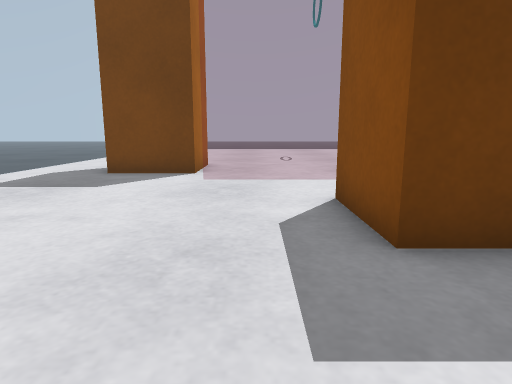
[1] (above)

16 first-person views from a walk through a robot-simulator world made for Gazebo. The camera is 0.23 m above the floor, tilts 10° down and sees 75° across. The floor is counted in squares, 0.2 m on a side. Each view is taken from the middle of a square. On the plan, view 1 faces up. The plan holds only what a view shows up to about 13 squares ahead; the rest is blank. The place goes on beyond the plan. The robots in the file are not drawn.

[2]
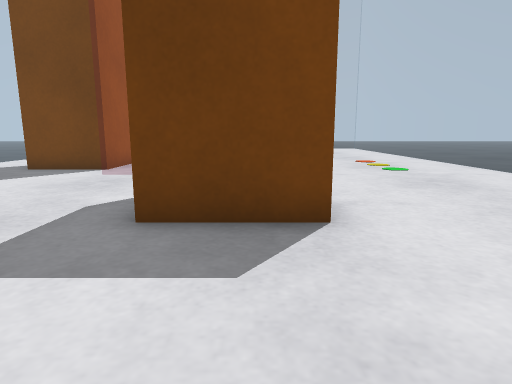

[3]
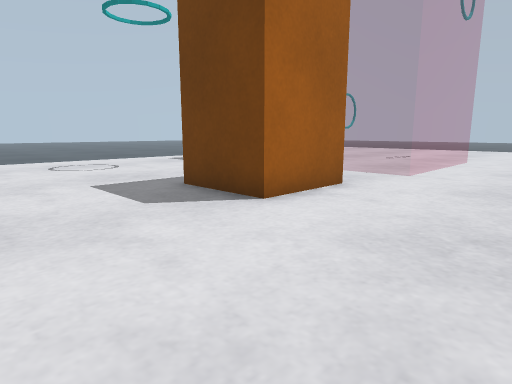

[4]
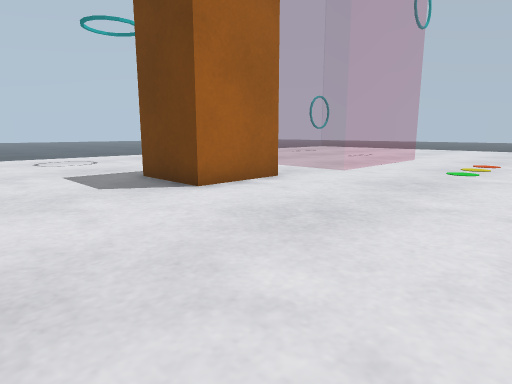

[5]
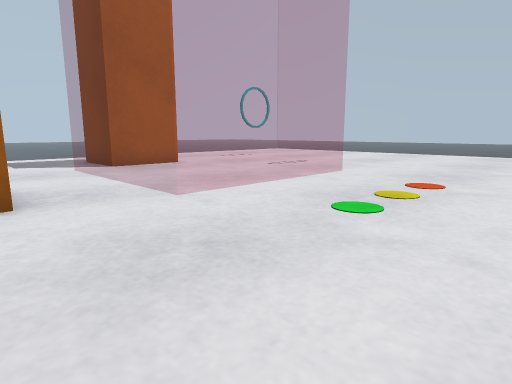

[6]
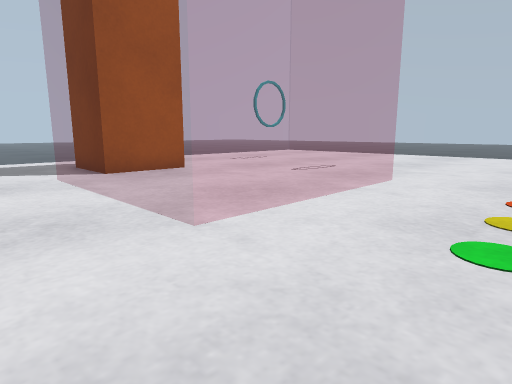

[7]
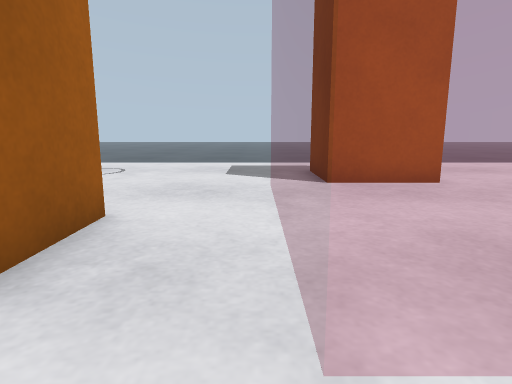

[8]
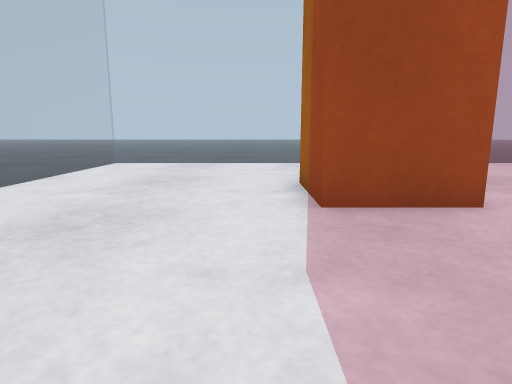

[9]
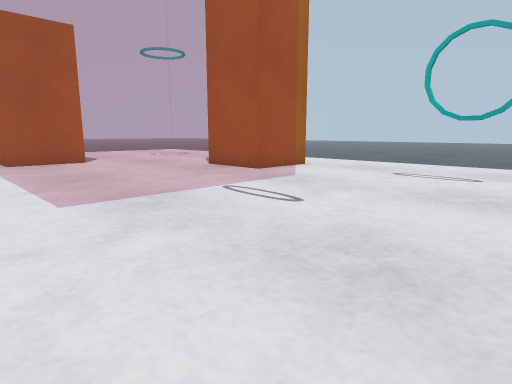

[10]
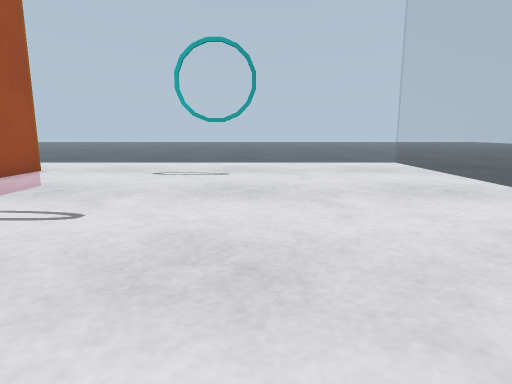

[11]
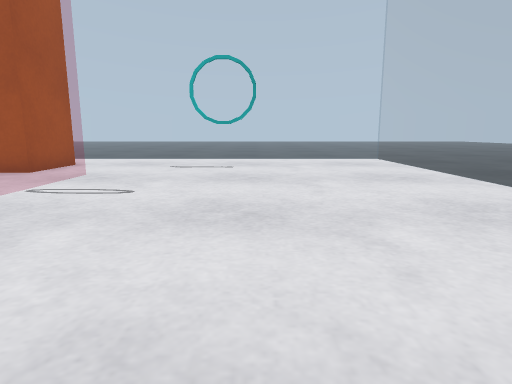

[12]
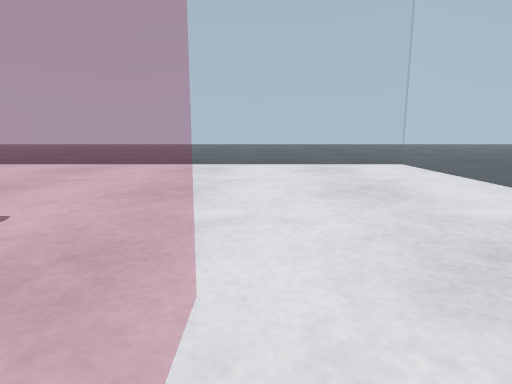

[13]
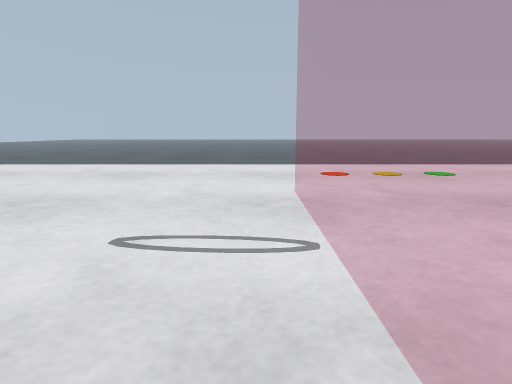

[14]
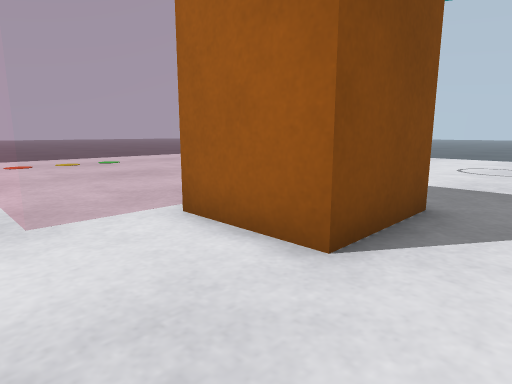

[15]
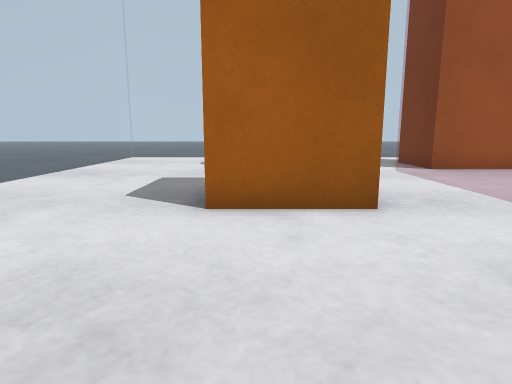

[16]
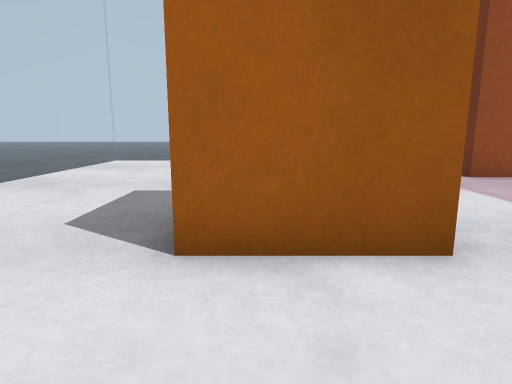

### Floor plan
Key: @ floor where view 1 was taken; . floor; = window, fence, low wall or low ledge; B orange box; O other object.
Columns run from 7 left of view 1 to 11 right of it. Each row starts with its distance up from view 1.
 25 ==================.
 24 =.................=
 23 =.................=
 22 =.................=
 21 =.................=
 20 =.................=
 19 =...O.............=
 18 =...O.............=
 17 =...O.............=
 16 =.................=
 15 =.................=
 14 =.....      ......=
 13 =.....      ......=
 12 =..BBB      ......=
 11 =..B B      ......=
 10 =..BBB      ......=
  9 =.....      ......=
  8 =.................=
  7 =.................=
  6 =........BBB......=
  5 =........B B......
  4 =........B B......
  3 =........BBB......=
  2 =.................=
  1  .................=
  0  ......@..........=
 -1  .................=
 -2  ========  ========

Where each view was taken, in squares from view 1:
view 1: 0 up, 0 right, facing up
view 2: 1 down, 3 right, facing up
view 3: 1 down, 8 right, facing up-left
view 4: 1 down, 10 right, facing up-left
view 5: 5 up, 10 right, facing up-left
view 6: 6 up, 8 right, facing up-left
view 7: 8 up, 6 right, facing left
view 8: 11 up, 5 right, facing down
view 9: 20 up, 6 right, facing down-left
view 10: 19 up, 6 right, facing left
view 11: 19 up, 8 right, facing left
view 12: 12 up, 5 right, facing up
view 13: 15 up, 2 left, facing right
view 14: 15 up, 6 left, facing down-right
view 15: 4 up, 9 right, facing left
view 16: 4 up, 7 right, facing left
